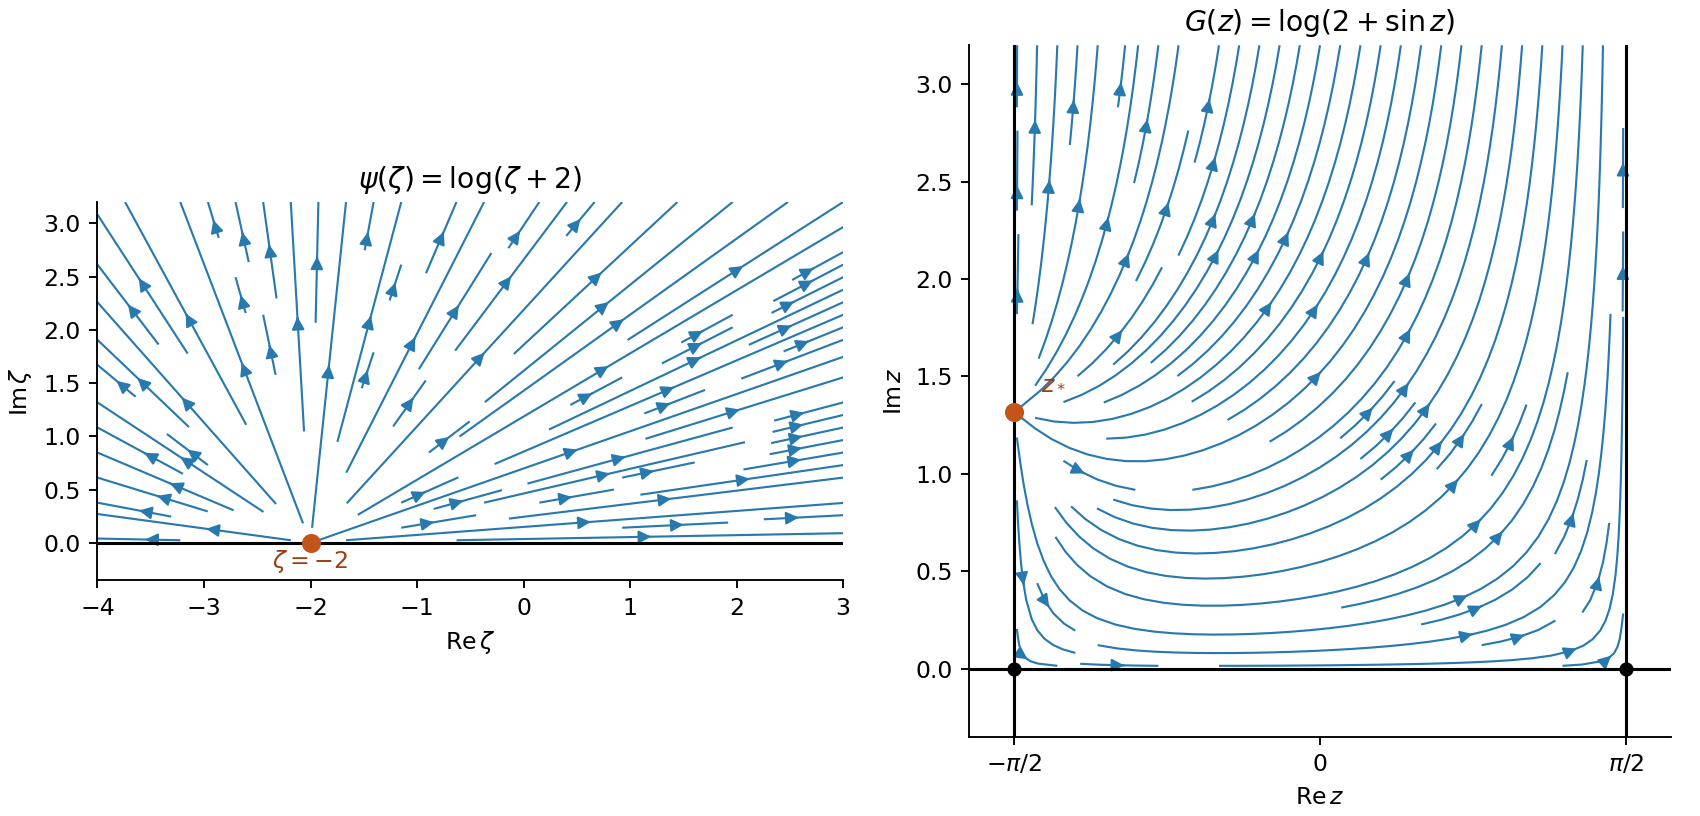

Write the Python code that produced this figure.
"""Original conformally mapped flow; Python 3.14, NumPy, Matplotlib. PNG to cwd."""
import numpy as np
import matplotlib

matplotlib.use("Agg")
import matplotlib.pyplot as plt

fig, axes = plt.subplots(1, 2, figsize=(10, 4.8), layout="constrained", facecolor="white")
xi = np.linspace(-4, 3, 181)
eta = np.linspace(0.025, 3.2, 140)
xx, yy = np.meshgrid(xi, eta)
denominator = (xx + 2)**2 + yy**2
u, v = (xx + 2) / denominator, yy / denominator
speed = np.hypot(u, v)
axes[0].streamplot(xi, eta, u / speed, v / speed, color="#2879ae", linewidth=0.9, density=0.95, arrowsize=1.1)
axes[0].axhline(0, color="black", lw=1.3)
axes[0].scatter([-2], [0], s=50, color="#c35419", zorder=4)
axes[0].text(-2, -0.24, r"$\zeta=-2$", ha="center", color="#9b3f10")
axes[0].set(xlim=(-4, 3), ylim=(-0.35, 3.2), xlabel=r"$\operatorname{Re}\zeta$", ylabel=r"$\operatorname{Im}\zeta$", title=r"$\psi(\zeta)=\log(\zeta+2)$")
x = np.linspace(-np.pi / 2 + 0.015, np.pi / 2 - 0.015, 150)
y = np.linspace(0.015, 3.2, 170)
xx, yy = np.meshgrid(x, y)
z = xx + 1j * yy
field = np.cos(z) / (2 + np.sin(z))
u, v = field.real, -field.imag
speed = np.hypot(u, v)
axes[1].streamplot(x, y, u / speed, v / speed, color="#2879ae", linewidth=0.9, density=1.05, arrowsize=1.1)
for wall in [-np.pi / 2, np.pi / 2]:
    axes[1].axvline(wall, color="black", lw=1.3)
axes[1].axhline(0, color="black", lw=1.3)
axes[1].scatter([-np.pi / 2], [np.arccosh(2)], s=50, color="#c35419", zorder=4)
axes[1].text(-np.pi / 2 + 0.14, np.arccosh(2) + 0.12, r"$z_*$", color="#9b3f10")
axes[1].scatter([-np.pi / 2, np.pi / 2], [0, 0], s=25, color="black", zorder=4)
axes[1].set(xlim=(-1.8, 1.8), ylim=(-0.35, 3.2), xlabel=r"$\operatorname{Re}z$", ylabel=r"$\operatorname{Im}z$", title=r"$G(z)=\log(2+\sin z)$")
axes[1].set_xticks([-np.pi / 2, 0, np.pi / 2], [r"$-\pi/2$", "0", r"$\pi/2$"])
for ax in axes:
    ax.set_aspect("equal")
    ax.spines[["top", "right"]].set_visible(False)
fig.savefig("paper-1-q7-sine-map-flow.png", dpi=170, facecolor="white")
plt.close(fig)
